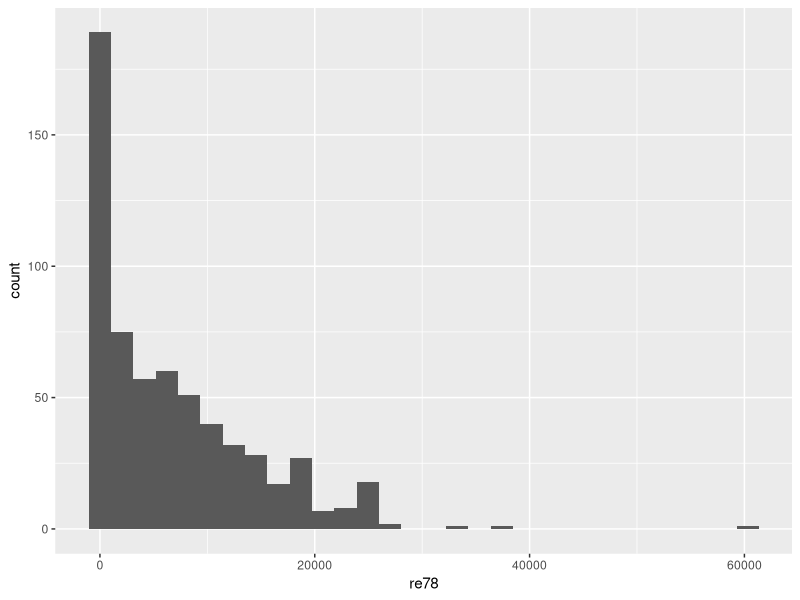
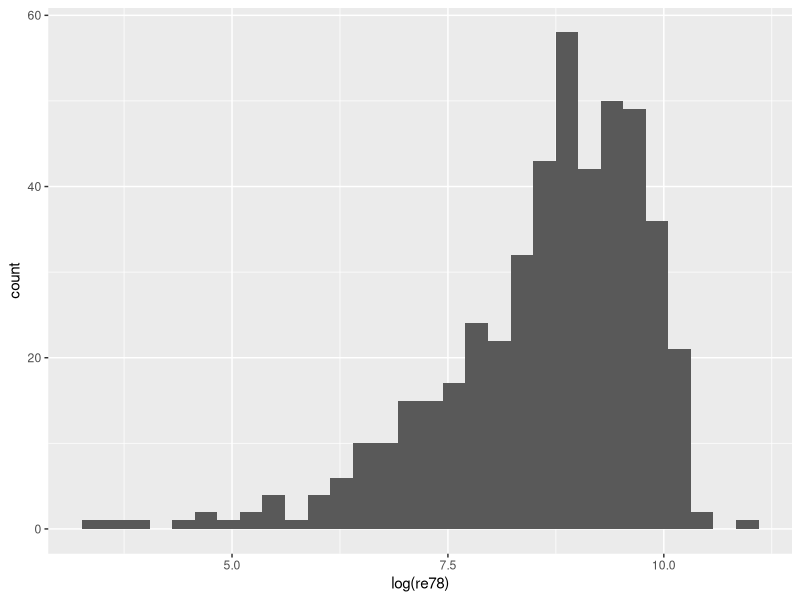
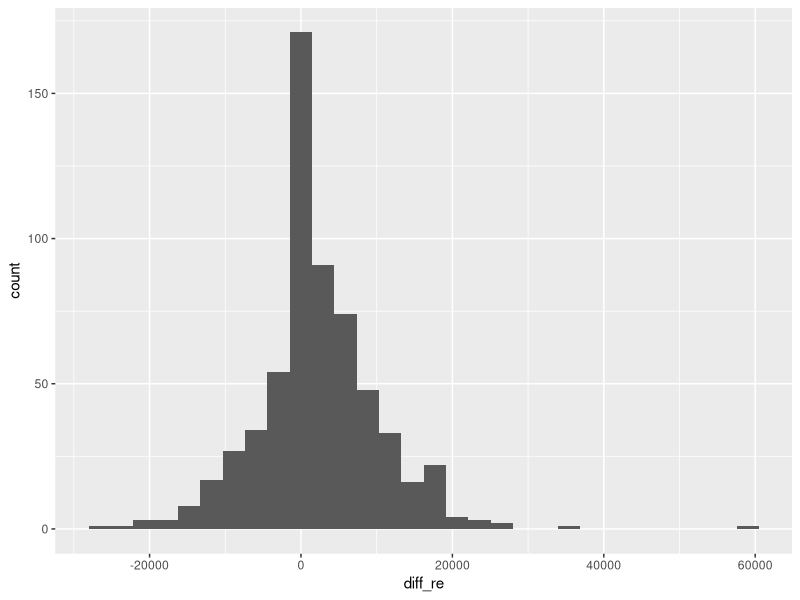
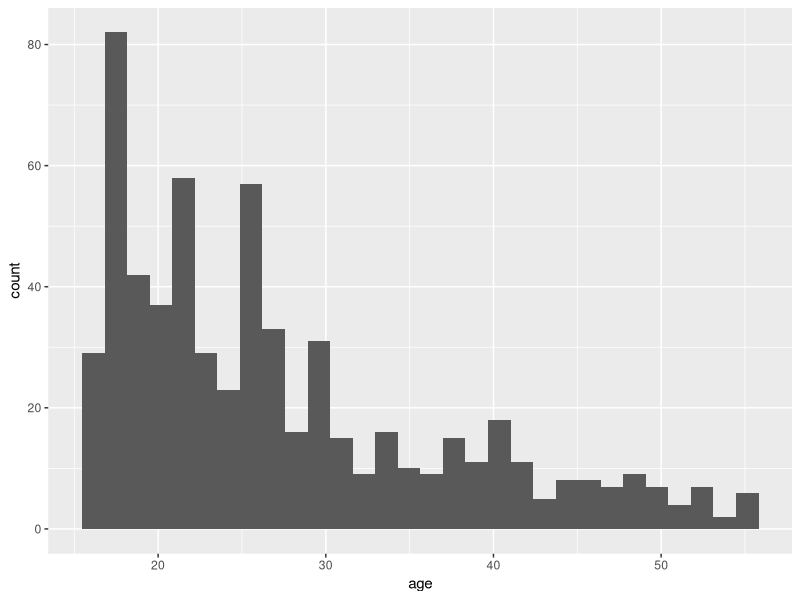
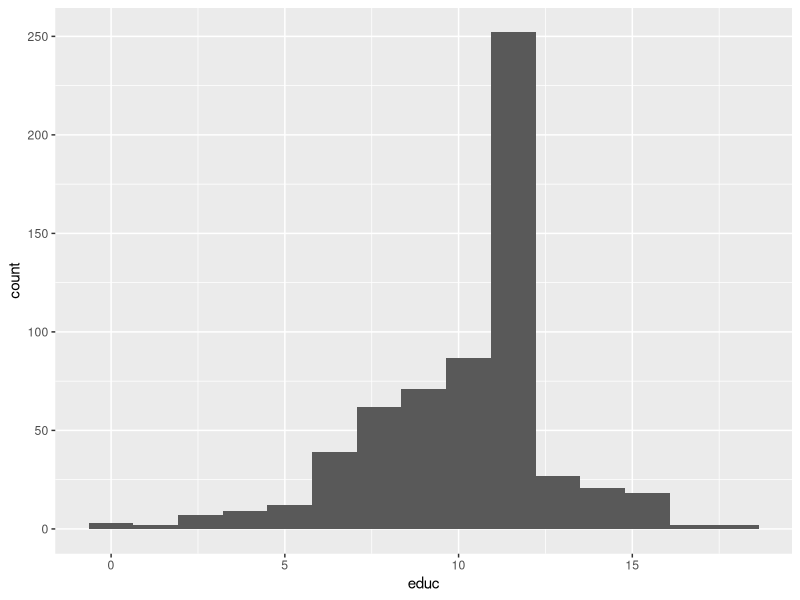
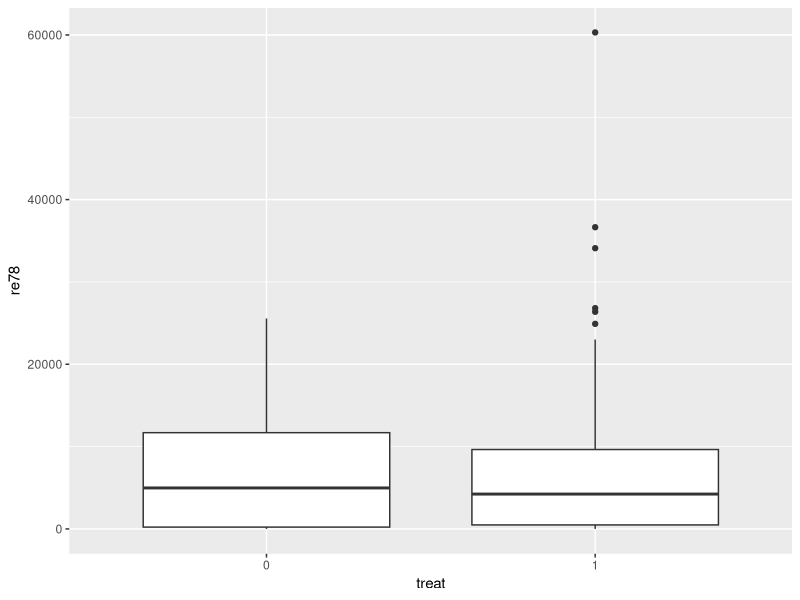
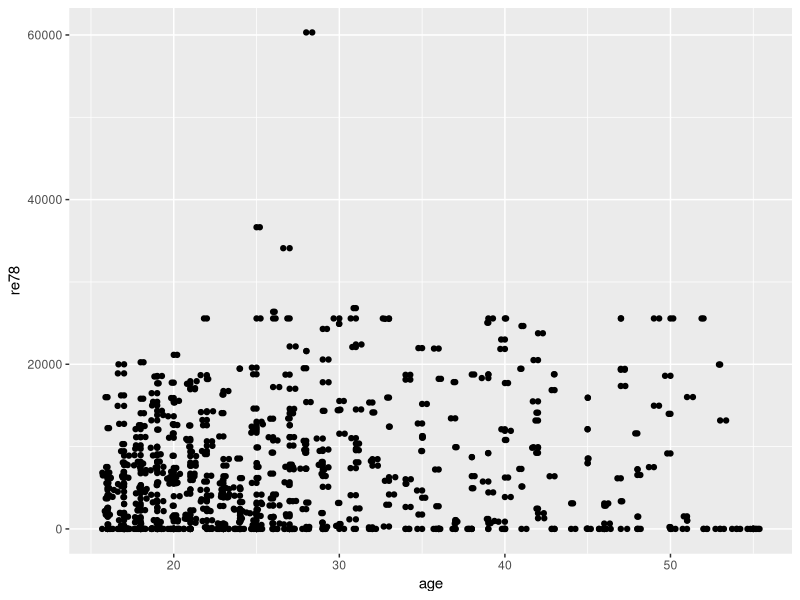
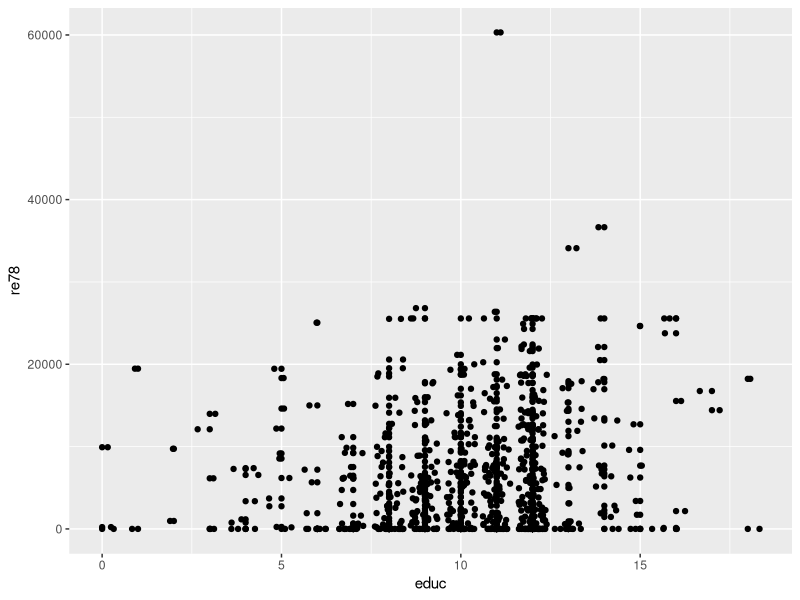

Source code (R) for these figures, in order: (Note: this script raises an error after producing the figures.)
rm(list = ls())

library(ggplot2)
library(MASS)
library(rms)
library(xtable)
library(knitr)
library(kableExtra)


##########################################################################
############################ 0. Loading the data #########################
##########################################################################


data <- read.csv("Data/lalondedata.txt", sep=',')

head(data)
str(data)
dim(data)
summary(data)

data$treat <- as.factor(data$treat)
data$black <- as.factor(data$black)
data$hispan <- as.factor(data$hispan)
data$married <- as.factor(data$married)
data$nodegree <- as.factor(data$nodegree)
data$diff_re <- data$re78 - data$re74


##########################################################################
############################### 1. EDA ###################################
##########################################################################


# Single variables
ggplot(data, aes(x=re78)) + geom_histogram() # skewed to the right
ggplot(data, aes(x=log(re78))) + geom_histogram()

ggplot(data, aes(x=diff_re)) + geom_histogram()
ggplot(data, aes(x=age)) + geom_histogram()
ggplot(data, aes(x=educ)) + geom_histogram(bins = 15)

ggplot(data, aes(x=treat, y=re78)) + geom_boxplot()
ggplot(data, aes(x=age, y=re78)) + geom_point() + geom_jitter()
ggplot(data, aes(x=educ, y=re78)) + geom_point() + geom_jitter()
ggplot(data, aes(x=black, y=re78)) + geom_boxplot()   # ***
ggplot(data, aes(x=hispan, y=re78)) + geom_boxplot()
ggplot(data, aes(x=married, y=re78)) + geom_boxplot() # ***
ggplot(data, aes(x=nodegree, y=re78)) + geom_boxplot()

# Difference between re78 and re74
ggplot(data, aes(x=treat, y=diff_re)) + geom_boxplot() # **
ggplot(data, aes(x=age, y=diff_re)) + geom_point() + geom_jitter()
ggplot(data, aes(x=educ, y=diff_re)) + geom_point() + geom_jitter()
ggplot(data, aes(x=black, y=diff_re)) + geom_boxplot()   
ggplot(data, aes(x=hispan, y=diff_re)) + geom_boxplot() # *
ggplot(data, aes(x=married, y=diff_re)) + geom_boxplot()# * 
ggplot(data, aes(x=nodegree, y=diff_re)) + geom_boxplot()


# Interactions:
ggplot(data, aes(x=treat, y=re78)) +
  geom_boxplot() +
  facet_wrap(~black, ncol=4) # **

ggplot(data, aes(x=treat, y=re78)) +
  geom_boxplot() +
  facet_wrap(~hispan, ncol=4)

ggplot(data, aes(x=treat, y=re78)) +
  geom_boxplot() +
  facet_wrap(~married, ncol=4)

ggplot(data, aes(x=treat, y=re78)) +
  geom_boxplot() +
  facet_wrap(~nodegree, ncol=4)


# Interactions difference:
ggplot(data, aes(x=treat, y=diff_re)) +
  geom_boxplot() +
  facet_wrap(~black, ncol=4)  

ggplot(data, aes(x=treat, y=diff_re)) +
  geom_boxplot() +
  facet_wrap(~hispan, ncol=4) 

ggplot(data, aes(x=treat, y=diff_re)) +
  geom_boxplot() +
  facet_wrap(~married, ncol=4)

ggplot(data, aes(x=treat, y=diff_re)) +
  geom_boxplot() +
  facet_wrap(~nodegree, ncol=4)


##########################################################################
############################### 2.Model selection Deprecated #############
##########################################################################


# Baseline model based on the EDA
baseline_model <- lm(re78 ~ treat + married + black + black*treat, data=data)
summary(baseline_model)  
plot(baseline_model)

# Model selection
# Step AIC:
null_model <- lm(re78 ~ treat, data=data)
full_model <- lm(re78 ~ treat + age + educ + black + hispan +
                   married + nodegree + re74,
                 data=data)
step_model <- step(null_model,
                   scope=formula(full_model),
                   direction='both',
                   trace=0)

# Forward AIC:
forward_model <- step(null_model,
                      scope=formula(full_model),
                      direction='forward',
                      trace=0)
summary(forward_model) # The same as stepwise

# Backward AIC:
backward_model <- step(null_model,
                       scope=formula(full_model),
                       direction='backward',
                       trace=0)
summary(backward_model) # Constant model without variables

# Step with interaction terms:
full_model2 <- lm(re78 ~ treat + age + educ + black +
                    hispan + married + nodegree + 
                    treat*black + treat*hispan,
                  data=data)
step_model2 <- step(null_model,
                    scope=formula(full_model2),
                    direction='both',
                    trace=0)
summary(step_model2)    # Interaction term wasn't chosen

# Log age
log_age_model <- lm(re78 ~ treat + educ + married + black + log(age), data=data)
summary(log_age_model)

# Model without outliers
data_wo <- data[-c(132, 182, 611),]
model_wo <- lm(re78 ~ treat + educ + married + black + age, data=data_wo)

# Adding re75
model_w75 <- lm(re78 ~ treat + educ + married + black + age + re75, data=data)

# Model diff re78 re75
null_model_d <- lm(diff_re ~ treat, data=data)
full_model_d <- lm(diff_re ~ treat + age + educ + black + hispan +
                   married + nodegree,
                 data=data)
step_model_d <- step(null_model,
                   scope=formula(full_model_d),
                   direction='both',
                   trace=0)

# Model with race and treat
int_model <- lm(re78 ~ treat + re74 + educ + black +
                  hispan * treat, data=data)
summary(int_model)
anova(step_model, int_model) # no interaction between race and treat


##########################################################################
############################### 2.Model selection ########################
##########################################################################


# Model selection
# Step AIC:
null_model <- lm(diff_re ~ treat, data=data)
full_model <- lm(diff_re ~ treat + age + educ + black + hispan +
                   married + nodegree,
                 data=data)
step_model <- step(null_model,
                   scope=formula(full_model),
                   direction='both',
                   trace=0)
summary(step_model)

############################ PRETTY TABLE ############################
summary_step = summary(step_model)
summaryprint = data.frame(summary_step$coefficients)

stars = c("***", "**", "**", "*")
starsdf = data.frame(stars)

summarydf = data.frame(cbind(round(summaryprint,2),starsdf))
colnames(summarydf) = c("Estimate","Std. Error","t value", "Pr(>|t|)","")
knitr::kable(summarydf, format="latex", booktabs=TRUE) %>% 
  kable_styling(latex_options=c("hold_position", "scale_down"))

######################################################################

treat_age_int <- lm(diff_re ~ treat + age + married + treat * age, data=data)
anova(step_model, treat_age_int) # ***

############################ PRETTY TABLE ############################

ftest = anova(step_model, treat_age_int)
xtable(ftest)

######################################################################

treat_mar_int <- lm(diff_re ~ treat + age + married + treat * married, data=data)
anova(step_model, treat_mar_int)

mar_age_int <- lm(diff_re ~ treat + age + married + married * age, data=data)
anova(step_model, mar_age_int)

race <- lm(diff_re ~ treat + age + married + treat * age + black + 
             black * treat + hispan + treat * hispan, data=data)
anova(treat_age_int, race)


##########################################################################
############################### 3.Model assessment #######################
##########################################################################


summary(step_model)                   
plot(step_model, which=1)             # equal variance and independence assum problem
plot(step_model, which=2)             # normality assumption?
plot(step_model, which=3)
plot(step_model, which=4)             # no influential points
plot(step_model, which=5)             # several outliers
plot(data$educ, step_model$residuals) # linearity assumption holds
plot(data$age, step_model$residuals)
vif(step_model)                       # no multicollinearity

# In pretty:
tempdf = data.frame(fitted=fitted(step_model), residuals=residuals(step_model))
ggplot(data=tempdf, aes(x=fitted, y=residuals)) + 
  geom_abline(slope=0, intercept=0, color='#aaaaaa', linetype='dashed') +
  geom_point(color='#061953') + 
  theme_classic() + 
  labs(x="Fitted Values", y="Residuals") + 
  ggtitle("Residuals vs. Fitted Plot") + 
  theme(plot.title=element_text(size=16, face='bold', hjust=0.5)) +
  scale_y_continuous(labels= function(x) paste("$", as.numeric(x)/1000, "k")) +
  #scale_x_continuous(labels= function(x) paste("$", as.numeric(x)/1000, "k")) +


# Log_age model
plot(log_age_model, which=1)             
plot(log_age_model, which=2)
plot(log_age_model, which=3)
plot(log_age_model, which=4)             
plot(log_age_model, which=5)             
plot(data$educ, log_age_model$residuals) 
plot(log(data$age), log_age_model$residuals)
vif(step_model)

# Without outliers model
plot(model_wo, which=1)             
plot(model_wo, which=2)
plot(model_wo, which=3)
plot(model_wo, which=4)            
plot(model_wo, which=5)             
plot(data_wo$educ, model_wo$residuals) 
plot(data_wo$age, model_wo$residuals)
vif(step_model)

# Model with additional predictor
plot(model_wo, which=1)             
plot(model_wo, which=2)
plot(model_wo, which=3)
plot(model_wo, which=4)            
plot(model_wo, which=5)             
plot(data_wo$educ, model_wo$residuals) 
plot(data_wo$age, model_wo$residuals)
vif(step_model)

# Diff model
plot(step_model_d, which=1)             
plot(step_model_d, which=2)
plot(step_model_d, which=3)
plot(step_model_d, which=4)             
plot(step_model_d, which=5)             
plot(data$educ, step_model_d$residuals) 
plot(log(data$age), step_model_d$residuals)
vif(step_model_d)
summary(step_model_d)

# Final model
plot(treat_age_int, which=1)             
plot(treat_age_int, which=2)
plot(treat_age_int, which=3)
plot(treat_age_int, which=4)             
plot(treat_age_int, which=5)             
plot(data$educ, treat_age_int$residuals) 
plot(data$age, treat_age_int$residuals)
vif(treat_age_int)
summary(treat_age_int)


############################ PRETTY TABLE ############################
summary_final = summary(treat_age_int)
summary_final
summaryprint = data.frame(summary_final$coefficients)

stars = c("***",".", "***", "*", "**")
starsdf = data.frame(stars)

summarydf = data.frame(cbind(round(summaryprint,2),starsdf))
colnames(summarydf) = c("Estimate","Std. Error","t value", "Pr(>|t|)","")
knitr::kable(summarydf, format="latex", booktabs=TRUE) %>% 
  kable_styling(latex_options="hold_position")

######################################################################


##########################################################################
############################### 4. Inference #############################
##########################################################################


confint(treat_age_int)
summary(treat_age_int)
summary(step_model)


##########################################################################
############################### 5. Experiments ###########################
##########################################################################


null_model_log <- lm(log(re78) ~ treat, data=data)
full_model_log <- lm(log(re78) ~ treat + age + educ + 
                       black + hisp + married + nodegree,
                     data=data)

step_model_log <- step(null_model,
                   scope=formula(full_model),
                   direction='both',
                   trace=0)

incl75 <- lm(re78 ~ . - re74, data=data)
summary(incl75)

data$re78_p <- data$re78 + 1  # many zeros in re78
data$re78_p <- log(data$re78_p)

log_mod <- lm(re78_p ~ . - re74 - re75 - re78, data = data)
summary(log_mod)
plot(log_mod)

boxcox_trans <- boxcox(step_model, lambda = seq(1, 5, length = 50))
lambda_trans <- boxcox_trans$x[boxcox_trans$y == max(boxcox_trans$y)]
lambda_trans


plot(data$age, full_model$residuals)
plot(data$educ, full_model$residuals)

new_model1 <- lm(re78 ~ treat + married + educ + black, data=data)
